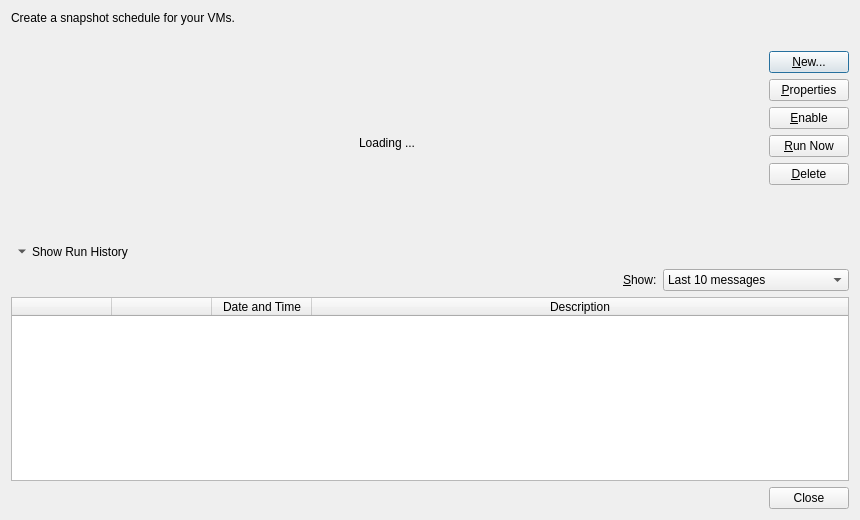
<?xml version="1.0" encoding="UTF-8"?>
<ui version="4.0">
 <class>ScheduledSnapshotsDialog</class>
 <widget class="QDialog" name="ScheduledSnapshotsDialog">
  <property name="geometry">
   <rect>
    <x>0</x>
    <y>0</y>
    <width>860</width>
    <height>520</height>
   </rect>
  </property>
  <property name="windowTitle">
   <string>VM Snapshot Schedules</string>
  </property>
  <layout class="QVBoxLayout" name="mainLayout">
   <item>
    <widget class="QLabel" name="labelTopBlurb">
     <property name="text">
      <string>Create a snapshot schedule for your VMs.</string>
     </property>
     <property name="wordWrap">
      <bool>true</bool>
     </property>
    </widget>
   </item>
   <item>
    <widget class="QLabel" name="labelPolicyTitle">
     <property name="wordWrap">
      <bool>true</bool>
     </property>
    </widget>
   </item>
   <item>
    <layout class="QHBoxLayout" name="policiesLayout">
     <item>
      <widget class="QStackedWidget" name="policiesStack">
       <widget class="QWidget" name="pageLoading">
        <layout class="QVBoxLayout" name="loadingLayout">
         <item>
          <widget class="QLabel" name="labelLoading">
           <property name="text">
            <string>Loading ...</string>
           </property>
           <property name="alignment">
            <set>Qt::AlignCenter</set>
           </property>
          </widget>
         </item>
        </layout>
       </widget>
       <widget class="QWidget" name="pagePolicies">
        <layout class="QVBoxLayout" name="tableLayout">
         <property name="leftMargin">
          <number>0</number>
         </property>
         <property name="topMargin">
          <number>0</number>
         </property>
         <property name="rightMargin">
          <number>0</number>
         </property>
         <property name="bottomMargin">
          <number>0</number>
         </property>
         <item>
          <widget class="QTableWidget" name="tablePolicies">
           <property name="editTriggers">
            <set>QAbstractItemView::NoEditTriggers</set>
           </property>
           <property name="selectionMode">
            <enum>QAbstractItemView::ExtendedSelection</enum>
           </property>
           <property name="selectionBehavior">
            <enum>QAbstractItemView::SelectRows</enum>
           </property>
           <property name="sortingEnabled">
            <bool>true</bool>
           </property>
           <attribute name="verticalHeaderVisible">
            <bool>false</bool>
           </attribute>
           <attribute name="horizontalHeaderStretchLastSection">
            <bool>true</bool>
           </attribute>
           <column>
            <property name="text">
             <string>Name</string>
            </property>
           </column>
           <column>
            <property name="text">
             <string>Status</string>
            </property>
           </column>
           <column>
            <property name="text">
             <string>#VMs</string>
            </property>
           </column>
           <column>
            <property name="text">
             <string>Next Snapshot Time</string>
            </property>
           </column>
           <column>
            <property name="text">
             <string>Corresponding Server Time</string>
            </property>
           </column>
           <column>
            <property name="text">
             <string>Last Result</string>
            </property>
           </column>
          </widget>
         </item>
        </layout>
       </widget>
      </widget>
     </item>
     <item>
      <layout class="QVBoxLayout" name="buttonsLayout">
       <item>
        <widget class="QPushButton" name="buttonNew">
         <property name="text">
          <string>&amp;New...</string>
         </property>
        </widget>
       </item>
       <item>
        <widget class="QPushButton" name="buttonProperties">
         <property name="text">
          <string>&amp;Properties</string>
         </property>
        </widget>
       </item>
       <item>
        <widget class="QPushButton" name="buttonEnable">
         <property name="text">
          <string>&amp;Enable</string>
         </property>
        </widget>
       </item>
       <item>
        <widget class="QPushButton" name="buttonRunNow">
         <property name="text">
          <string>&amp;Run Now</string>
         </property>
        </widget>
       </item>
       <item>
        <widget class="QPushButton" name="buttonDelete">
         <property name="text">
          <string>&amp;Delete</string>
         </property>
        </widget>
       </item>
       <item>
        <spacer name="buttonsSpacer">
         <property name="orientation">
          <enum>Qt::Vertical</enum>
         </property>
         <property name="sizeHint" stdset="0">
          <size>
           <width>20</width>
           <height>40</height>
          </size>
         </property>
        </spacer>
       </item>
      </layout>
     </item>
    </layout>
   </item>
   <item>
    <widget class="QToolButton" name="buttonShowHistory">
     <property name="text">
      <string>Show Run History</string>
     </property>
     <property name="toolButtonStyle">
      <enum>Qt::ToolButtonTextBesideIcon</enum>
     </property>
     <property name="arrowType">
      <enum>Qt::DownArrow</enum>
     </property>
     <property name="autoRaise">
      <bool>true</bool>
     </property>
    </widget>
   </item>
   <item>
    <widget class="QWidget" name="historyPanel">
     <layout class="QVBoxLayout" name="historyLayout">
      <property name="leftMargin">
       <number>0</number>
      </property>
      <property name="topMargin">
       <number>0</number>
      </property>
      <property name="rightMargin">
       <number>0</number>
      </property>
      <property name="bottomMargin">
       <number>0</number>
      </property>
      <item>
       <layout class="QHBoxLayout" name="historyHeader">
        <item>
         <widget class="QLabel" name="labelHistory"/>
        </item>
        <item>
         <spacer name="historySpacer">
          <property name="orientation">
           <enum>Qt::Horizontal</enum>
          </property>
          <property name="sizeHint" stdset="0">
           <size>
            <width>20</width>
            <height>10</height>
           </size>
          </property>
         </spacer>
        </item>
        <item>
         <widget class="QLabel" name="labelShow">
          <property name="text">
           <string>&amp;Show:</string>
          </property>
          <property name="buddy">
           <cstring>comboBoxTimeSpan</cstring>
          </property>
         </widget>
        </item>
        <item>
         <widget class="QComboBox" name="comboBoxTimeSpan">
          <item>
           <property name="text">
            <string>Last 10 messages</string>
           </property>
          </item>
          <item>
           <property name="text">
            <string>Messages from last 24 hours</string>
           </property>
          </item>
          <item>
           <property name="text">
            <string>Messages from last 7 days</string>
           </property>
          </item>
         </widget>
        </item>
       </layout>
      </item>
      <item>
       <widget class="QTableWidget" name="tableHistory">
        <property name="editTriggers">
         <set>QAbstractItemView::NoEditTriggers</set>
        </property>
        <property name="selectionMode">
         <enum>QAbstractItemView::NoSelection</enum>
        </property>
        <property name="wordWrap">
         <bool>true</bool>
        </property>
        <attribute name="verticalHeaderVisible">
         <bool>false</bool>
        </attribute>
        <attribute name="horizontalHeaderStretchLastSection">
         <bool>true</bool>
        </attribute>
        <column>
         <property name="text">
          <string/>
         </property>
        </column>
        <column>
         <property name="text">
          <string/>
         </property>
        </column>
        <column>
         <property name="text">
          <string>Date and Time</string>
         </property>
        </column>
        <column>
         <property name="text">
          <string>Description</string>
         </property>
        </column>
       </widget>
      </item>
     </layout>
    </widget>
   </item>
   <item>
    <widget class="QDialogButtonBox" name="buttonBox">
     <property name="standardButtons">
      <set>QDialogButtonBox::Close</set>
     </property>
    </widget>
   </item>
  </layout>
 </widget>
 <resources/>
 <connections>
  <connection>
   <sender>buttonBox</sender>
   <signal>rejected()</signal>
   <receiver>ScheduledSnapshotsDialog</receiver>
   <slot>reject()</slot>
  </connection>
 </connections>
</ui>
